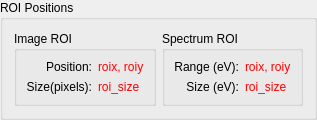
        <widget class="QGroupBox" name="groupBox_8">
         <property name="styleSheet">
          <string notr="true">font: 9pt &quot;Segoe UI&quot;;</string>
         </property>
         <property name="title">
          <string>ROI Positions</string>
         </property>
         <layout class="QGridLayout" name="gridLayout_19">
          <item row="0" column="1">
           <widget class="QGroupBox" name="groupBox_5">
            <property name="title">
             <string>Spectrum ROI</string>
            </property>
            <layout class="QGridLayout" name="gridLayout_11">
             <item row="0" column="0">
              <widget class="QLabel" name="label_8">
               <property name="text">
                <string>Range (eV):</string>
               </property>
               <property name="alignment">
                <set>Qt::AlignRight|Qt::AlignTrailing|Qt::AlignVCenter</set>
               </property>
              </widget>
             </item>
             <item row="1" column="1">
              <widget class="QLabel" name="le_spec_roi_size">
               <property name="styleSheet">
                <string notr="true">color: rgb(255, 0,0);</string>
               </property>
               <property name="text">
                <string>roi_size</string>
               </property>
              </widget>
             </item>
             <item row="0" column="1">
              <widget class="QLabel" name="le_spec_roi">
               <property name="styleSheet">
                <string notr="true">color: rgb(255, 0,0);</string>
               </property>
               <property name="text">
                <string>roix, roiy</string>
               </property>
              </widget>
             </item>
             <item row="1" column="0">
              <widget class="QLabel" name="label_29">
               <property name="styleSheet">
                <string notr="true"/>
               </property>
               <property name="text">
                <string>Size (eV):</string>
               </property>
               <property name="alignment">
                <set>Qt::AlignRight|Qt::AlignTrailing|Qt::AlignVCenter</set>
               </property>
              </widget>
             </item>
            </layout>
           </widget>
          </item>
          <item row="0" column="0">
           <widget class="QGroupBox" name="groupBox_4">
            <property name="title">
             <string>Image ROI</string>
            </property>
            <layout class="QGridLayout" name="gridLayout_12">
             <item row="0" column="1">
              <widget class="QLabel" name="le_roi">
               <property name="styleSheet">
                <string notr="true">color: rgb(255, 0,0);</string>
               </property>
               <property name="text">
                <string>roix, roiy</string>
               </property>
              </widget>
             </item>
             <item row="0" column="0">
              <widget class="QLabel" name="label_4">
               <property name="text">
                <string>Position:</string>
               </property>
               <property name="alignment">
                <set>Qt::AlignRight|Qt::AlignTrailing|Qt::AlignVCenter</set>
               </property>
              </widget>
             </item>
             <item row="1" column="0">
              <widget class="QLabel" name="label_28">
               <property name="styleSheet">
                <string notr="true"/>
               </property>
               <property name="text">
                <string>Size(pixels):</string>
               </property>
               <property name="alignment">
                <set>Qt::AlignRight|Qt::AlignTrailing|Qt::AlignVCenter</set>
               </property>
              </widget>
             </item>
             <item row="1" column="1">
              <widget class="QLabel" name="le_roi_size">
               <property name="styleSheet">
                <string notr="true">color: rgb(255, 0, 0);</string>
               </property>
               <property name="text">
                <string>roi_size</string>
               </property>
              </widget>
             </item>
            </layout>
           </widget>
          </item>
         </layout>
        </widget>
